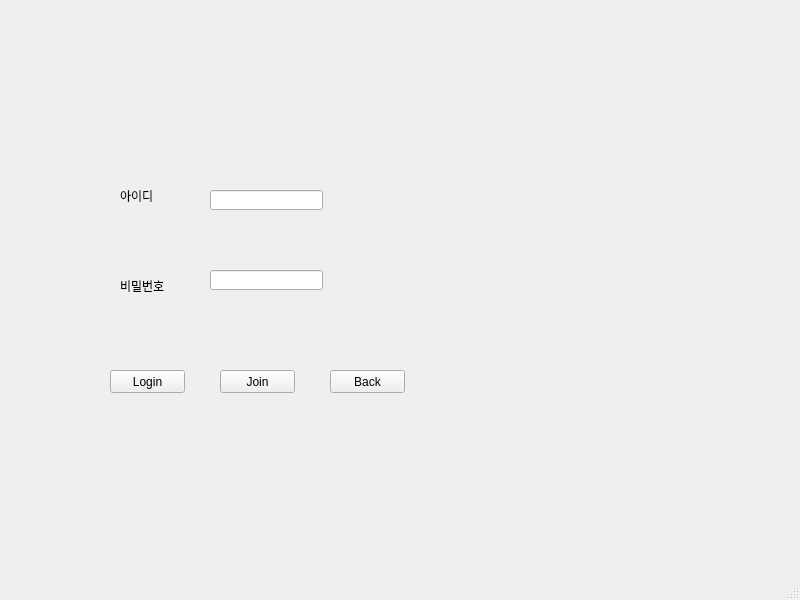
<?xml version="1.0" encoding="UTF-8"?>
<ui version="4.0">
 <class>MainWindow</class>
 <widget class="QMainWindow" name="MainWindow">
  <property name="geometry">
   <rect>
    <x>0</x>
    <y>0</y>
    <width>800</width>
    <height>600</height>
   </rect>
  </property>
  <property name="windowTitle">
   <string>MainWindow</string>
  </property>
  <widget class="QWidget" name="centralwidget">
   <widget class="QStackedWidget" name="stackedWidget">
    <property name="geometry">
     <rect>
      <x>40</x>
      <y>50</y>
      <width>431</width>
      <height>431</height>
     </rect>
    </property>
    <property name="currentIndex">
     <number>0</number>
    </property>
    <widget class="QWidget" name="page">
     <widget class="QLabel" name="label">
      <property name="geometry">
       <rect>
        <x>80</x>
        <y>130</y>
        <width>81</width>
        <height>31</height>
       </rect>
      </property>
      <property name="text">
       <string>아이디</string>
      </property>
     </widget>
     <widget class="QLabel" name="label_2">
      <property name="geometry">
       <rect>
        <x>80</x>
        <y>220</y>
        <width>81</width>
        <height>31</height>
       </rect>
      </property>
      <property name="text">
       <string>비밀번호</string>
      </property>
     </widget>
     <widget class="QLineEdit" name="lineEdit">
      <property name="geometry">
       <rect>
        <x>170</x>
        <y>140</y>
        <width>113</width>
        <height>20</height>
       </rect>
      </property>
     </widget>
     <widget class="QLineEdit" name="lineEdit_2">
      <property name="geometry">
       <rect>
        <x>170</x>
        <y>220</y>
        <width>113</width>
        <height>20</height>
       </rect>
      </property>
     </widget>
     <widget class="QPushButton" name="confirm_1">
      <property name="geometry">
       <rect>
        <x>70</x>
        <y>320</y>
        <width>75</width>
        <height>23</height>
       </rect>
      </property>
      <property name="text">
       <string>Login</string>
      </property>
     </widget>
     <widget class="QPushButton" name="join_in">
      <property name="geometry">
       <rect>
        <x>180</x>
        <y>320</y>
        <width>75</width>
        <height>23</height>
       </rect>
      </property>
      <property name="text">
       <string>Join</string>
      </property>
     </widget>
     <widget class="QPushButton" name="back_to_main">
      <property name="geometry">
       <rect>
        <x>290</x>
        <y>320</y>
        <width>75</width>
        <height>23</height>
       </rect>
      </property>
      <property name="text">
       <string>Back</string>
      </property>
     </widget>
    </widget>
    <widget class="QWidget" name="page_2">
     <widget class="QGroupBox" name="groupBox">
      <property name="geometry">
       <rect>
        <x>20</x>
        <y>40</y>
        <width>411</width>
        <height>331</height>
       </rect>
      </property>
      <property name="title">
       <string>Join</string>
      </property>
      <widget class="QLabel" name="label_3">
       <property name="geometry">
        <rect>
         <x>40</x>
         <y>70</y>
         <width>56</width>
         <height>12</height>
        </rect>
       </property>
       <property name="text">
        <string>아이디</string>
       </property>
      </widget>
      <widget class="QLabel" name="label_4">
       <property name="geometry">
        <rect>
         <x>40</x>
         <y>120</y>
         <width>56</width>
         <height>12</height>
        </rect>
       </property>
       <property name="text">
        <string>비밀번호</string>
       </property>
      </widget>
      <widget class="QLabel" name="label_5">
       <property name="geometry">
        <rect>
         <x>40</x>
         <y>170</y>
         <width>81</width>
         <height>16</height>
        </rect>
       </property>
       <property name="text">
        <string>비밀번호 확인</string>
       </property>
      </widget>
      <widget class="QLabel" name="label_6">
       <property name="geometry">
        <rect>
         <x>40</x>
         <y>220</y>
         <width>56</width>
         <height>12</height>
        </rect>
       </property>
       <property name="text">
        <string>이름</string>
       </property>
      </widget>
      <widget class="QLabel" name="label_7">
       <property name="geometry">
        <rect>
         <x>40</x>
         <y>270</y>
         <width>56</width>
         <height>12</height>
        </rect>
       </property>
       <property name="text">
        <string>전화번호</string>
       </property>
      </widget>
      <widget class="QLineEdit" name="lineEdit_3">
       <property name="geometry">
        <rect>
         <x>140</x>
         <y>60</y>
         <width>113</width>
         <height>20</height>
        </rect>
       </property>
      </widget>
      <widget class="QLineEdit" name="lineEdit_4">
       <property name="geometry">
        <rect>
         <x>140</x>
         <y>110</y>
         <width>113</width>
         <height>20</height>
        </rect>
       </property>
      </widget>
      <widget class="QLineEdit" name="lineEdit_5">
       <property name="geometry">
        <rect>
         <x>140</x>
         <y>170</y>
         <width>113</width>
         <height>20</height>
        </rect>
       </property>
      </widget>
      <widget class="QLineEdit" name="lineEdit_6">
       <property name="geometry">
        <rect>
         <x>140</x>
         <y>220</y>
         <width>113</width>
         <height>20</height>
        </rect>
       </property>
      </widget>
      <widget class="QLineEdit" name="lineEdit_7">
       <property name="geometry">
        <rect>
         <x>140</x>
         <y>270</y>
         <width>113</width>
         <height>20</height>
        </rect>
       </property>
      </widget>
      <widget class="QPushButton" name="inspection_button">
       <property name="geometry">
        <rect>
         <x>270</x>
         <y>60</y>
         <width>101</width>
         <height>23</height>
        </rect>
       </property>
       <property name="text">
        <string>아이디 중복확인</string>
       </property>
      </widget>
     </widget>
     <widget class="QPushButton" name="confirm_3">
      <property name="geometry">
       <rect>
        <x>70</x>
        <y>390</y>
        <width>75</width>
        <height>23</height>
       </rect>
      </property>
      <property name="text">
       <string>확인</string>
      </property>
     </widget>
     <widget class="QPushButton" name="return1">
      <property name="geometry">
       <rect>
        <x>280</x>
        <y>390</y>
        <width>75</width>
        <height>23</height>
       </rect>
      </property>
      <property name="text">
       <string>뒤로</string>
      </property>
     </widget>
    </widget>
   </widget>
  </widget>
  <widget class="QMenuBar" name="menubar">
   <property name="geometry">
    <rect>
     <x>0</x>
     <y>0</y>
     <width>800</width>
     <height>21</height>
    </rect>
   </property>
  </widget>
  <widget class="QStatusBar" name="statusbar"/>
 </widget>
 <resources/>
 <connections/>
</ui>
